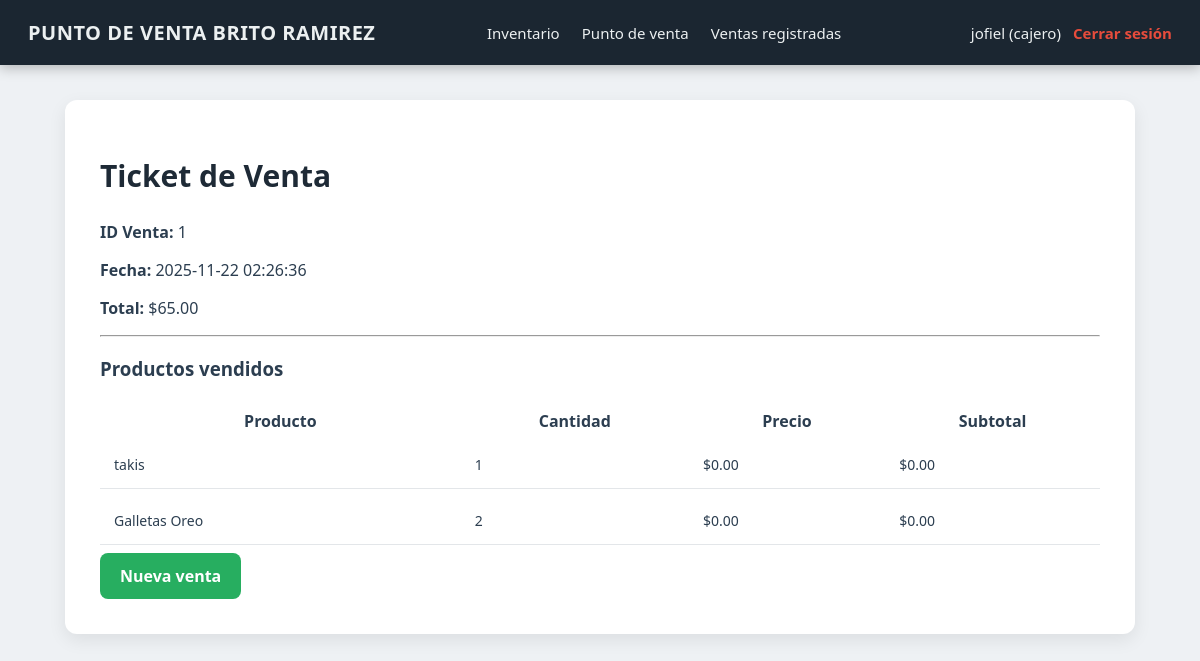
Screenshot of /front-end/pages/ticket.php?id_venta=1 (signed in) with the database file from the repository.
### tables this page shows
CREATE TABLE `ventas` (
  `id_venta` int(11) NOT NULL,
  `id_usuario` int(11) DEFAULT NULL,
  `fecha` timestamp NOT NULL DEFAULT current_timestamp(),
  `total` decimal(10,2) NOT NULL
);

CREATE TABLE `detalle_venta` (
  `id_detalle` int(11) NOT NULL,
  `id_venta` int(11) NOT NULL,
  `id_producto` int(11) NOT NULL,
  `cantidad` int(11) NOT NULL,
  `precio` decimal(10,2) NOT NULL,
  `precio_unitario` decimal(10,2) NOT NULL,
  `subtotal` decimal(10,2) GENERATED ALWAYS AS (`cantidad` * `precio_unitario`) STORED
);

CREATE TABLE `productos` (
  `id_producto` int(11) NOT NULL,
  `nombre` varchar(120) NOT NULL,
  `descripcion` text DEFAULT NULL,
  `precio` decimal(10,2) NOT NULL,
  `stock` int(11) NOT NULL DEFAULT 0 CHECK (`stock` >= 0),
  `codigo_barras` varchar(50) DEFAULT NULL,
  `creado_en` timestamp NOT NULL DEFAULT current_timestamp(),
  `activo` tinyint(4) DEFAULT 1
);

### back-end/database/Conexion.php (called while the page is built, shortened)
<?php
class Conexion {
    private static $conexion = null;
    public static function getConexion() {
        if (self::$conexion === null) {
            $host = "localhost";
            $user = "root";
            $pass = "Papermariottyd2";
            $db   = "punto_venta";
            self::$conexion = new mysqli($host, $user, $pass, $db);
        }
        return self::$conexion;
    }
}

### back-end/models/Venta.php (called while the page is built, shortened)
<?php
require_once __DIR__ . '/../database/Conexion.php';
class Venta
{
    private $db;
    public function __construct()
    {
        $this->db = Conexion::getConexion();
    }
    public function obtenerTicket($id_venta)
    {
        $stmt = $this->db->prepare("SELECT * FROM ventas WHERE id_venta = ?");
        $stmt->bind_param("i", $id_venta);
        $stmt->execute();
        return $stmt->get_result()->fetch_assoc();
    }
    public function obtenerDetalle($id_venta)
    {
        $stmt = $this->db->prepare("
            SELECT p.nombre, dv.cantidad, dv.precio,
            (dv.cantidad * dv.precio) AS subtotal
            FROM detalle_venta dv
            INNER JOIN productos p ON dv.id_producto = p.id_producto
            WHERE dv.id_venta = ?
        ");
        $stmt->bind_param("i", $id_venta);
        $stmt->execute();
        return $stmt->get_result();
    }
}

### front-end/pages/ticket.php (the view, shortened to what this page needs)
<?php
require_once __DIR__ . '/../../back-end/models/Venta.php';
$id_venta = $_GET['id_venta'] ?? 0;
$ventaModel = new Venta();
$ticket = $ventaModel->obtenerTicket($id_venta);
$detalles = $ventaModel->obtenerDetalle($id_venta);
?>
<!DOCTYPE html>
<html lang="es">
<head>
    <link rel="stylesheet" href="/punto-venta/front-end/assets/css/estilos.css">
</head>
<body>
<?php include __DIR__ . '/../includes/navbar.php'; ?>
<div class="container">
    <h1>Ticket de Venta</h1>
    <?php if ($ticket) { ?>
        <p><strong>ID Venta:</strong> <?= $ticket['id_venta'] ?></p>
        <p><strong>Fecha:</strong> <?= $ticket['fecha'] ?></p>
        <p><strong>Total:</strong> $<?= number_format($ticket['total'], 2) ?></p>
        <hr>
        <h3>Productos vendidos</h3>
        <table>
            <tr>
                <th>Producto</th>
                <th>Cantidad</th>
                <th>Precio</th>
                <th>Subtotal</th>
            </tr>
            <?php while ($d = $detalles->fetch_assoc()) { ?>
                <tr>
                    <td><?= $d['nombre'] ?></td>
                    <td><?= $d['cantidad'] ?></td>
                    <td>$<?= number_format($d['precio'], 2) ?></td>
                    <td>$<?= number_format($d['precio'] * $d['cantidad'], 2) ?></td>
                </tr>
            <?php } ?>
        </table>
    <?php } else { ?>
        <p>No se encontró la venta.</p>
    <?php } ?>
    <a class="btn" href="/punto-venta/front-end/pages/ventas.php">Nueva venta</a>
</div>
</body>
</html>

### front-end/assets/css/estilos.css (style rules this page uses)
body { margin: 0; padding: 0; font-family: 'Segoe UI', Roboto, Arial, sans-serif; background: #eef1f4; color: #2c3e50; }
.container { width: 92%; max-width: 1000px; margin: 100px auto 40px auto; background: #ffffff; padding: 35px; border-radius: 12px; box-shadow: 0 6px 18px rgba(0,0,0,0.08); animation: fadeIn 0.3s ease-in-out; }
h1 { margin-bottom: 25px; font-size: 30px; font-weight: 700; color: #1e2a36; }
table { width: 100%; border-collapse: separate; border-spacing: 0 8px; margin-top: 20px; }
table tbody tr { background: #ffffff; transition: 0.2s; }
table td { padding: 14px; font-size: 14px; border-bottom: 1px solid #e3e6e9; }
.btn { padding: 12px 20px; background: #27ae60; color: white; border-radius: 8px; text-decoration: none; font-weight: 600; display: inline-block; transition: 0.25s; border: none; cursor: pointer; }

### rows the page displays
ventas: id_venta "1", fecha "2025-11-22 02:26:36", total "65.00"
detalle_venta: id_producto.nombre "takis", cantidad "1", precio "0.00", $d['precio']*$d['cantidad'] "0.00"
detalle_venta: id_producto.nombre "Galletas Oreo", cantidad "2", precio "0.00", $d['precio']*$d['cantidad'] "0.00"

### other values shown
$_SESSION['usuario'] "jofiel"
$_SESSION['rol'] "cajero"
